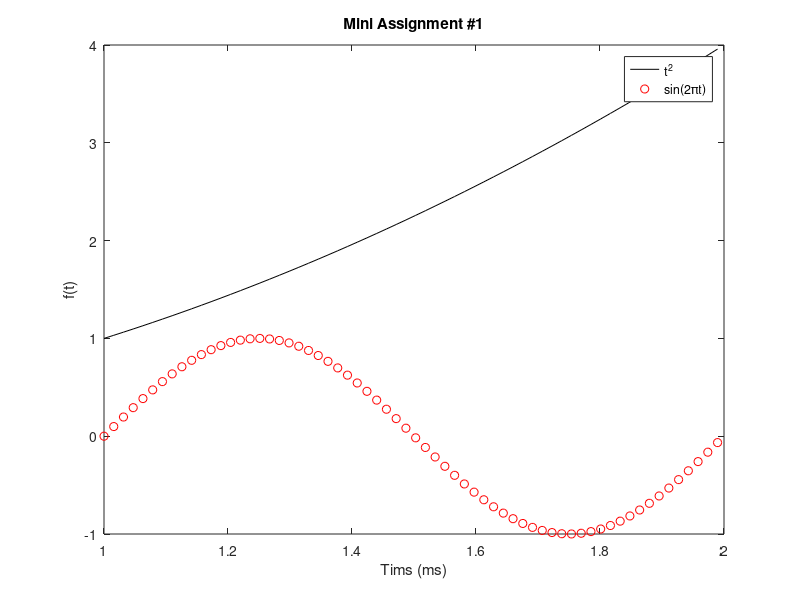

The MATLAB script that drew this image:
% 05 22
% Plot f as a black line and g as a series of red
% circles for the range t = 1 to 2 in one figure
% f = t^2 and g = sin(2pit)
% Label each axis, and add title and legend

clc
clear

t = 1:pi / 200:2;
f = t.^2;
g = sin(2 * pi * t);
plot(t, f, 'k-', t, g, 'ro');

xlabel('Tims (ms)');
ylabel('f(t)');

title('Mini Assignment #1');
legend('t^2', 'sin(2\pit)');
